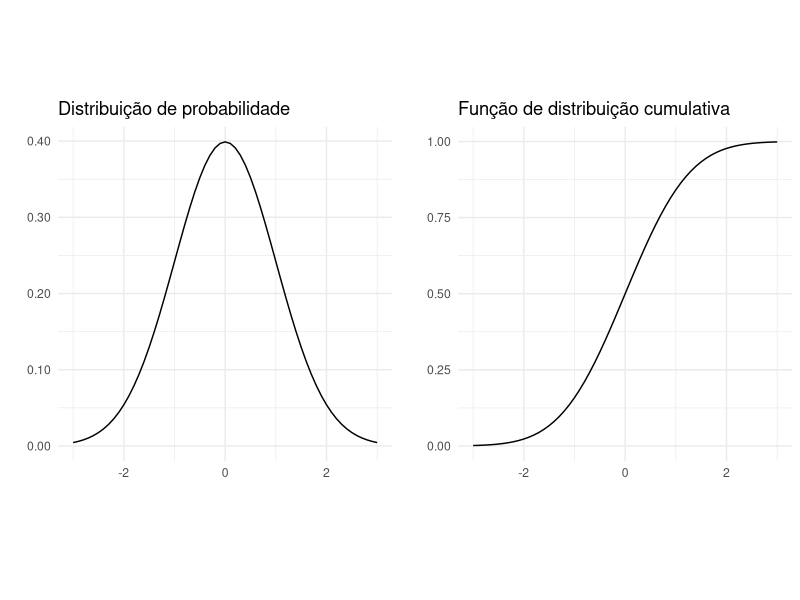

Here is the R script that generated this plot:
## ---- chunk 1

scaleFUN <- function(x) sprintf("%.2f", x)

# normal
d1 <- ggfortify::ggdistribution(dnorm,
                                seq(-3, 3, 0.1),
                                mean = 0,
                                sd = 1,
                                main = "Distribuição de probabilidade") + ggplot2::scale_y_continuous(labels = scaleFUN) + ggplot2::theme_minimal() + ggplot2::theme(aspect.ratio = 1)

p1 <- ggfortify::ggdistribution(pnorm,
                                seq(-3, 3, 0.1),
                                mean = 0,
                                sd = 1,
                                main = "Função de distribuição cumulativa") + ggplot2::scale_y_continuous(labels = scaleFUN) + ggplot2::theme_minimal() + ggplot2::theme(aspect.ratio = 1)

ggpubr::ggarrange(d1, p1, heights = c(1, 1), widths = c(1, 1), nrow = 1, ncol = 2, align = "h")
